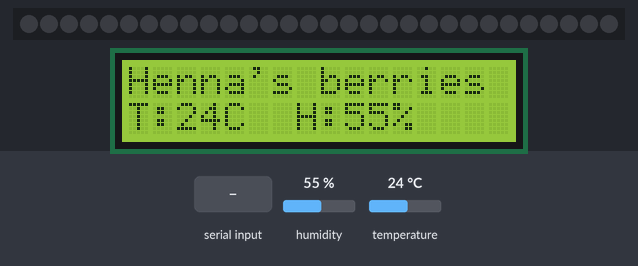
Recording of a program running on a simulated ESP32 board running MicroPython. Parts: 30 RGB LEDs in strip order, left to right, 16×2 character LCD. The test bench sets the inputs (shaded band); at power-on: humidity 55 %, temperature 24 °C. Dim RGB values are drawn brighter than linear; the interpreter's speed is modelled, so counts of loop turns are approximate; library files of the repository ran but are not shown: esp8266_i2c_lcd.py; what the program prints to the serial console is not drawn.

Above: at 2.7 s.
2.8 s: "LED:ON" typed at the serial console, then Enter
At 3.6 s:
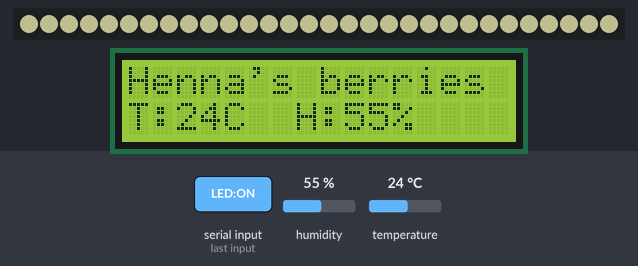
4.3 s: humidity set to 22 %
At 7.1 s:
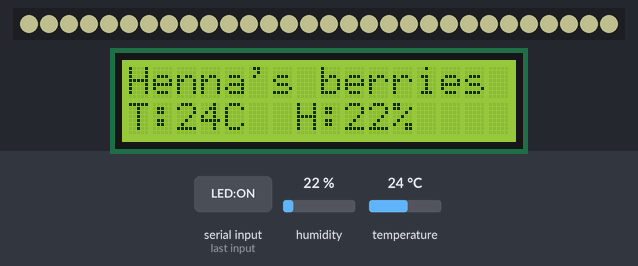
7.6 s: "LED:OFF" typed at the serial console, then Enter
At 8.6 s:
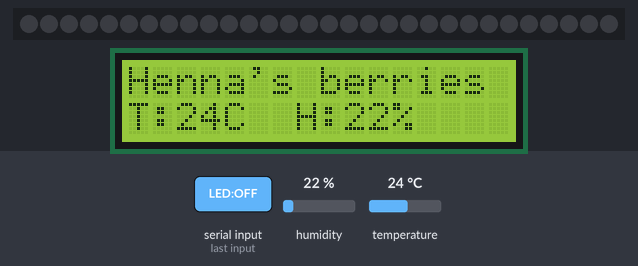
9.1 s: temperature set to 12 °C
At 11.3 s:
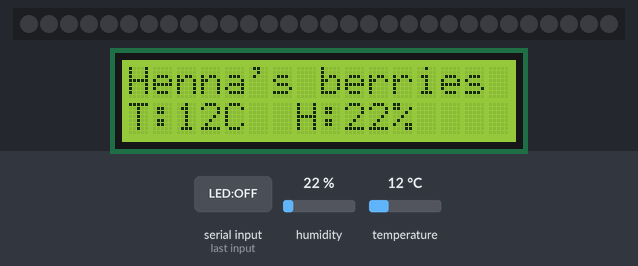
11.6 s: humidity set to 40 %
At 13.3 s:
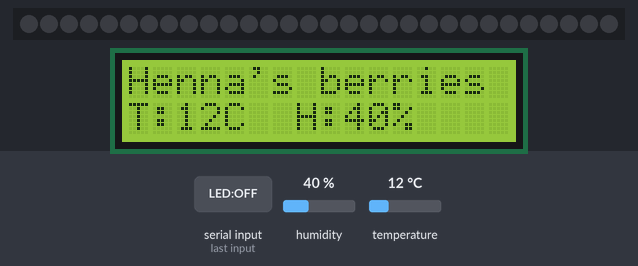
13.6 s: temperature set to 19 °C
At 15.4 s:
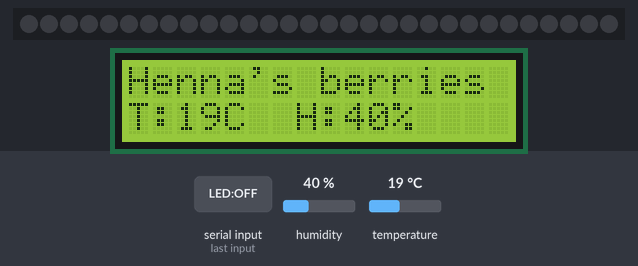
Timing chart, 0 to 16.6 s (numbered marks = the images above; inputs shaded):
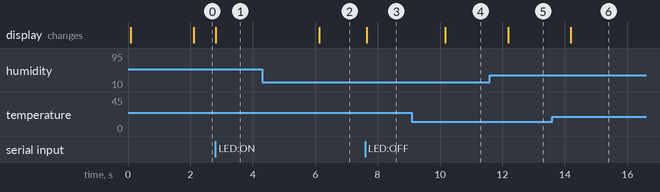

The program:

main.py
```python
import dht
import machine
import neopixel
import utime
import sys
import select
from esp8266_i2c_lcd import I2cLcd

# ── 센서 & LED 설정 ─────────────────────
sensor = dht.DHT11(machine.Pin(33))  # PIN2 = GPIO33

LED_COUNT = 30
led_strip = neopixel.NeoPixel(machine.Pin(4), LED_COUNT)  # PIN3 = GPIO4

# ── LCD 초기화 ─────────────────────────
i2c = machine.SoftI2C(scl=machine.Pin(22), sda=machine.Pin(21), freq=100000)
lcd = I2cLcd(i2c, 0x27, 2, 16)
lcd.clear()
lcd.move_to(0, 0)
lcd.putstr("Henna's berries")

led_on = False

def set_led(on):
    global led_on
    led_on = on
    color = (80, 80, 60) if on else (0, 0, 0)
    for i in range(LED_COUNT):
        led_strip[i] = color
    led_strip.write()

def update_lcd(temp, hum):
    """2번째 줄에 온습도 표시"""
    lcd.move_to(0, 1)
    line = "T:{}C  H:{}%".format(int(temp), int(hum))
    # 16자에 맞춰 빈 칸 채우기
    while len(line) < 16:
        line = line + " "
    lcd.putstr(line)

# ── 시리얼 입력 비동기 처리 ──────────────
poll = select.poll()
poll.register(sys.stdin, select.POLLIN)

last_sensor_time = 0

while True:
    # Mac 명령 처리
    if poll.poll(0):
        line = sys.stdin.readline().strip()
        if line == "LED:ON":
            set_led(True)
            print("LED_STATE,ON")
        elif line == "LED:OFF":
            set_led(False)
            print("LED_STATE,OFF")

    # 센서 + LCD 갱신
    now = utime.ticks_ms()
    if utime.ticks_diff(now, last_sensor_time) >= 2000:
        last_sensor_time = now
        try:
            sensor.measure()
            temp = sensor.temperature()
            hum = sensor.humidity()
            print("TEMP," + str(temp) + "|HUM," + str(hum))
            update_lcd(temp, hum)
        except Exception as e:
            print("ERR:", e)

    utime.sleep_ms(50)
```

Measured:
- after the input at 4.3 s, the display: changes after 1.8 s (image 2)
- after the input at 9.1 s, the display: changes after 1.1 s (image 4)
- after the input at 11.6 s, the display: changes after 0.58 s (image 5)
- after the input at 13.6 s, the display: changes after 0.60 s (image 6)
